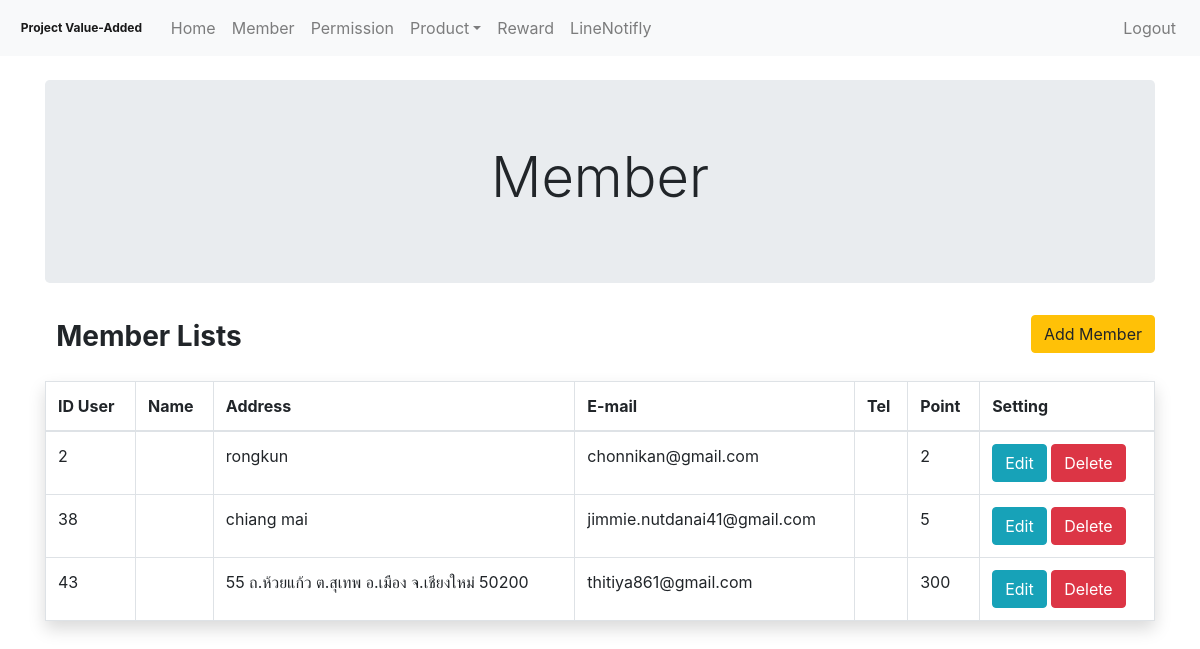
The page /Admin/member.php on the database as committed earlier.
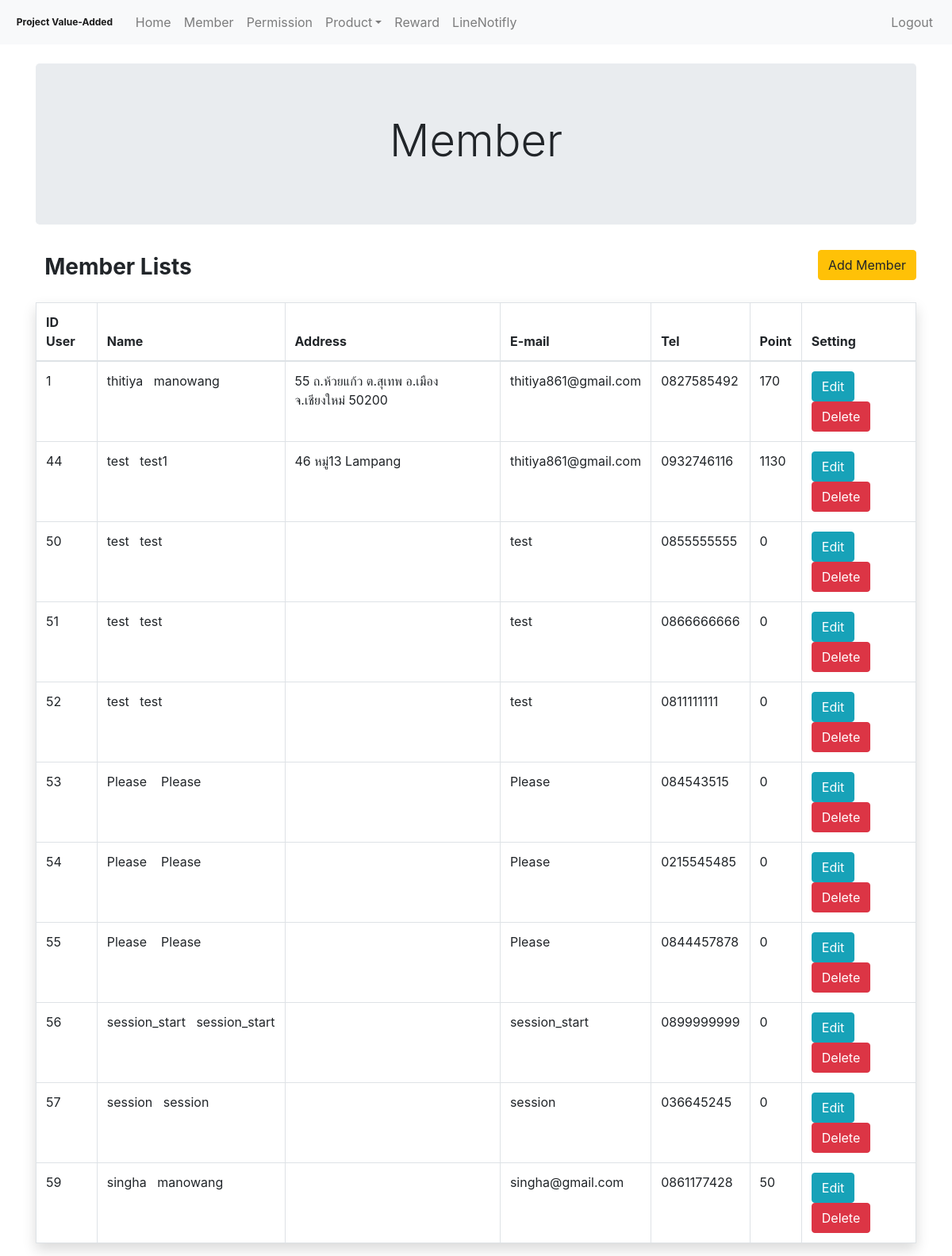
The same page on the database as committed later.
### tables this page shows
CREATE TABLE `user` (
  `id_user` int(5) NOT NULL COMMENT 'primary key',
  `phone_user` varchar(10) NOT NULL,
  `password_user` varchar(20) NOT NULL,
  `firstname_user` varchar(255) NOT NULL,
  `lastname_user` varchar(255) NOT NULL,
  `address_user` varchar(255) NOT NULL,
  `email_user` varchar(255) NOT NULL,
  `total_point_user` int(5) NOT NULL,
  `img_user` varchar(255) NOT NULL,
  `id_permission_user` int(1) NOT NULL COMMENT 'foreign key',
  `user_active` int(1) NOT NULL
);

### Admin/member.php (called while the page is built, shortened)
<?php
include "./src/component/header.php";
include "./src/component/nev.php";
include "./src/views/member_modal.php";
include "./src/component/footage.php";

### Admin/src/models/member_fetch.php (called while the page is built)
<?php
require "./../Mysql/Connect.php";
$q_fetch_lists = "SELECT id_user,firstname_user,lastname_user,address_user,email_user,phone_user,total_point_user FROM user";
$result_fetch_lists = mysqli_query($dbcon, $q_fetch_lists);

### Admin/src/views/member_modal.php (the view)
<?php
require './src/models/member_fetch.php';
?>
<div class="container pt-4">
    <div class="row">
        <div class="col-12 text-center">
            <div class="jumbotron">
                <h1 class="display-4">Member</h1>
            </div>
        </div>
    </div>
    <div class="row">
        <div class="col-12 mb-3">
            <h1 class="badge " style="font-size: 1.75rem;">Member Lists </h1>
            <button type="button" class="btn btn-warning float-right" style="text-align: right" data-toggle="modal" data-target="#modal-add-member">
                Add Member
            </button>
        </div>
        <div class="col-12">
            <table class="table table-bordered shadow">
                <thead>
                    <tr>
                        <th scope="col">ID User</th>
                        <th scope="col">Name</th>
                        <th scope="col">Address</th>
                        <th scope="col">E-mail</th>
                        <th scope="col">Tel</th>
                        <th scope="col">Point</th>
                        <th scope="col">Setting</th>
                    </tr>
                </thead>
                <tbody>
                    <?php
                    while ($lists_user = mysqli_fetch_assoc($result_fetch_lists)) {
                    ?>
                        <tr>
                            <td><?php echo $lists_user['id_user']; ?></td>
                            <td><?php echo $lists_user['firstname_user'] . '&nbsp;&nbsp;&nbsp;' .  $lists_user['lastname_user']; ?></td>
                            <td><?php echo $lists_user['address_user']; ?></td>
                            <td><?php echo $lists_user['email_user']; ?></td>
                            <td><?php echo $lists_user['phone_user']; ?></td>
                            <td><?php echo $lists_user['total_point_user']; ?></td>
                            <td>
                                <button class="btn btn-info btn_edit_detail_user" id="<?php echo $lists_user['id_user']; ?>">Edit</button>
                                <button class="btn btn-danger member_delete" id="<?php echo $lists_user['id_user']; ?>">Delete</button>
                            </td>
                        </tr>
                    <?php } ?>
                </tbody>
            </table>
        </div>
    </div>
</div>

### Admin/src/component/header.php (shortened to what this page needs)
<!doctype html>
<html lang="en">
<head>
    <link rel="stylesheet" href="https://use.fontawesome.com/releases/v5.7.0/css/all.css">
    <link rel="stylesheet" href="https://maxcdn.bootstrapcdn.com/bootstrap/4.5.2/css/bootstrap.min.css">
</head>
<body>

### Admin/src/component/nev.php (shortened to what this page needs)
<nav class="navbar navbar-expand-lg navbar-light bg-light">
    <a class="navbar-brand badge">Project Value-Added</a>
    <div class="collapse navbar-collapse" id="navbarSupportedContent">
        <ul class="navbar-nav mr-auto">
            <li class="nav-item">
                <a class="nav-link btn_home_menu" href="home.php">Home</a>
            </li>
            <li class="nav-item">
                <a class="nav-link btn_member_menu" href="member.php">Member</a>
            </li>
            <li class="nav-item">
                <a class="nav-link btn_permission_menu" href="permission.php">Permission</a>
            </li>
            <li class="nav-item dropdown">
                <a class="nav-link dropdown-toggle btn_product_menu" href="#" id="navbarDropdown" role="button" data-toggle="dropdown" aria-haspopup="true" aria-expanded="false">Product</a>
            </li>
            <li class="nav-item">
                <a class="nav-link btn_reward_menu" href="reward.php">Reward</a>
            </li>
            <li class="nav-item">
                <a class="nav-link btn_setting_menu" href="setting.php">LineNotifly</a>
            </li>
        </ul>
        <ul class="navbar-nav mr-right">
            <li class="nav-item">
                <a class="nav-link btn_setting_menu" href="./src/models/logout.php">Logout</a>
            </li>
        </ul>
    </div>
</nav>

### Admin/src/component/footage.php (shortened to what this page needs)
</body>
</html>

Rows that differ between the two databases and show on the page:
removed user: id_user "2", address_user "rongkun", email_user "chonnikan@gmail.com", total_point_user "2"
removed user: id_user "38", address_user "chiang mai", email_user "jimmie.nutdanai41@gmail.com", total_point_user "5"
removed user: id_user "43", address_user "55 ถ.ห้วยแก้ว ต.สุเทพ อ.เมือง จ.เชียงใหม่ 50200", email_user "thitiya861@gmail.com", total_point_user "300"
added user: id_user "1", firstname_user "thitiya", lastname_user "manowang", address_user "55 ถ.ห้วยแก้ว ต.สุเทพ อ.เมือง จ.เชียงใหม่ 50200", email_user "thitiya861@gmail.com", phone_user "0827585492", total_point_user "170"
added user: id_user "44", firstname_user "test", lastname_user "test1", address_user "46 หมู่13 Lampang", email_user "thitiya861@gmail.com", phone_user "0932746116", total_point_user "1130"
added user: id_user "50", firstname_user "test", lastname_user "test", email_user "test", phone_user "0855555555", total_point_user "0"
added user: id_user "51", firstname_user "test", lastname_user "test", email_user "test", phone_user "0866666666", total_point_user "0"
added user: id_user "52", firstname_user "test", lastname_user "test", email_user "test", phone_user "0811111111", total_point_user "0"
added user: id_user "53", firstname_user "Please", lastname_user "Please", email_user "Please", phone_user "084543515", total_point_user "0"
added user: id_user "54", firstname_user "Please", lastname_user "Please", email_user "Please", phone_user "0215545485", total_point_user "0"
added user: id_user "55", firstname_user "Please", lastname_user "Please", email_user "Please", phone_user "0844457878", total_point_user "0"
added user: id_user "56", firstname_user "session_start", lastname_user "session_start", email_user "session_start", phone_user "0899999999", total_point_user "0"
added user: id_user "57", firstname_user "session", lastname_user "session", email_user "session", phone_user "036645245", total_point_user "0"
added user: id_user "59", firstname_user "singha", lastname_user "manowang", email_user "singha@gmail.com", phone_user "0861177428", total_point_user "50"
